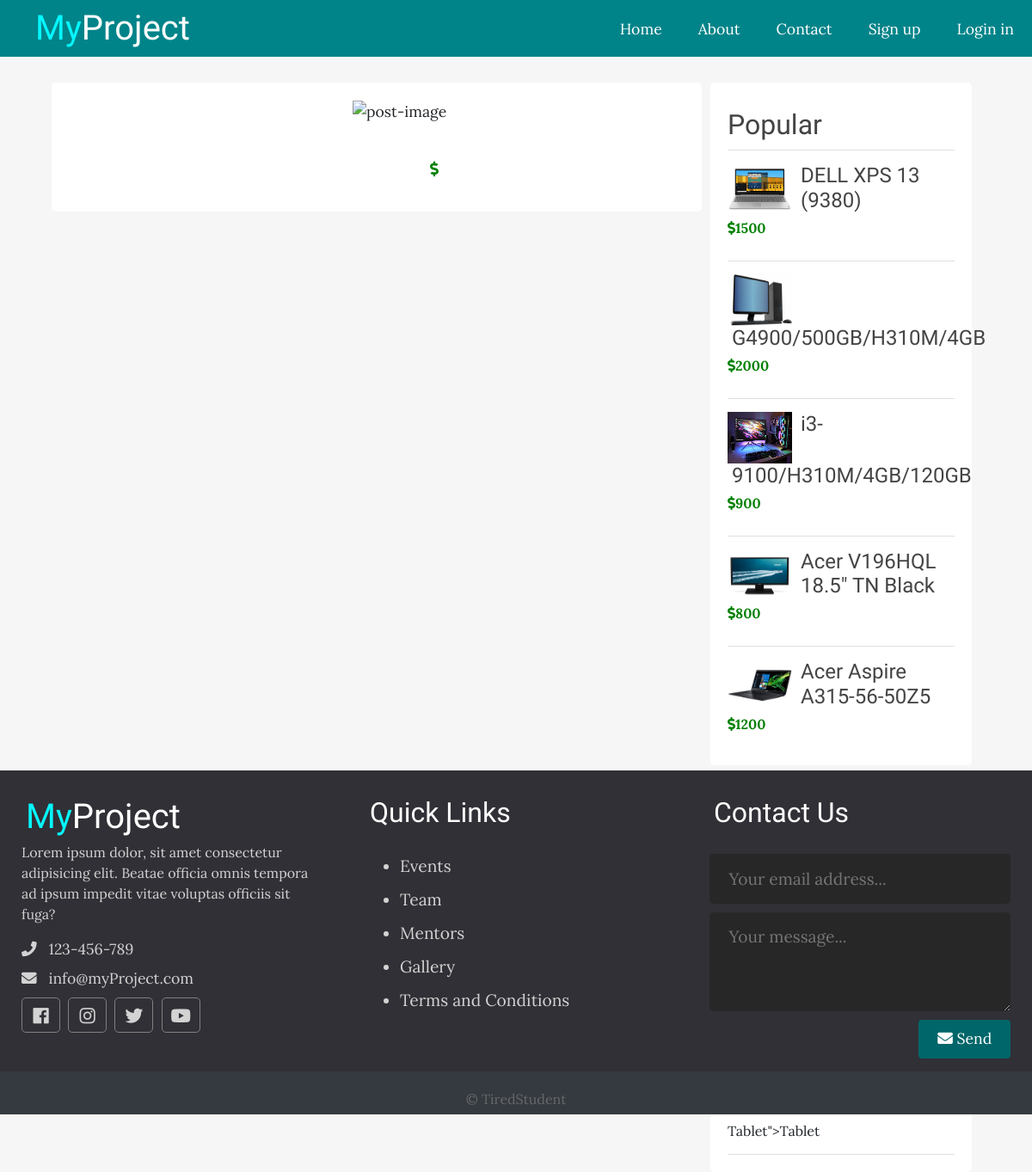
/project/single.php, run on the app's committed database.
### tables this page shows
CREATE TABLE `posts` (
  `id` int(11) NOT NULL,
  `user_id` int(11) NOT NULL,
  `topic_id` int(11) DEFAULT NULL,
  `title` varchar(255) NOT NULL,
  `image` varchar(255) NOT NULL,
  `body` text NOT NULL,
  `price` int(11) NOT NULL,
  `published` tinyint(4) NOT NULL,
  `created_at` datetime NOT NULL DEFAULT current_timestamp()
);

CREATE TABLE `topics` (
  `id` int(11) NOT NULL,
  `name` varchar(100) NOT NULL,
  `description` text NOT NULL
);

### project/app/database/db.php (called while the page is built, shortened)
<?php
    require('connect.php');
    function executeQuery($sql, $data){
        global $conn;
        $stmt = $conn->prepare($sql);
        $values = array_values($data);
        $types = str_repeat('s', count($values));
        $stmt->bind_param($types, ...$values);
        $stmt->execute();
        return $stmt;
    }
    function selectAll($table, $conditions = []){
        global $conn;
        $sql = "SELECT * FROM $table";
        if(empty($conditions)){
            $stmt = $conn->prepare($sql);
            $stmt->execute();
            $records = $stmt->get_result()->fetch_all(MYSQLI_ASSOC);
            return $records;
        }else{
            $i = 0;
            foreach($conditions as $key => $value){
                if($i === 0){
                    $sql = $sql . " WHERE $key=?";
                }else{
                    $sql = $sql . " AND $key=?";
                }
                $i++;
            }
            $stmt = executeQuery($sql, $conditions);
            $records = $stmt->get_result()->fetch_all(MYSQLI_ASSOC);
            return $records;
        }
    }
?>

### project/app/controllers/posts.php (called while the page is built, shortened)
<?php
include(ROOT_PATH . "/app/database/db.php");
$table = 'posts';
$topics = selectAll('topics');
$posts = selectAll($table);

### project/single.php (the view, shortened to what this page needs)
<?php include(ROOT_PATH . '/app/controllers/posts.php');
$topics = selectAll('topics');
$posts = selectAll('posts', ['published' => 1]);
?>
<!DOCTYPE html>
<html lang="en">
<head>
    <link rel="stylesheet" href="https://maxcdn.bootstrapcdn.com/bootstrap/4.3.1/css/bootstrap.min.css">
    <link rel="stylesheet" href="https://use.fontawesome.com/releases/v5.6.3/css/all.css">
    <link rel="stylesheet" href="assets/css/style.css">
</head>
<body>
    <?php include(ROOT_PATH . "/app/includes/header.php"); ?>
    <div class="page-wrapper">
        <div class="content clearfix">
            <div class="main-content single">
                <img src="<?php echo BASE_URL . '/assets/images/' . $post['image']; ?>" alt="post-image" width="30%" style="margin-left:300px">
                <p style="margin-left:390px;color:green;font-weight:bold"><i class="fas fa-dollar-sign"></i><?php echo $post['price']; ?></p>
            </div>
            <div class="sidebar single">
                <div class="section popular">
                    <h2 class="section-title">Popular</h2>
                    <?php foreach($posts as $p): ?>
                    <div class="post clearfix">
                        <img src="<?php echo BASE_URL . '/assets/images/' . $p['image']; ?>" alt="image">
                        <a href="" class="title"><h4><?php echo $p['title']; ?></h4></a>
                        <p style="color:green;font-weight:bold"><i class="fas fa-dollar-sign"></i><?php echo $p['price']; ?></p>
                    </div>
                    <?php endforeach; ?>
                </div>
                <div class="section topics">
                    <h2 class="section-title">Topics</h2>
                    <ul>
                        <?php foreach($topics as $topic): ?>
                            <li><a href="<?php echo BASE_URL . '/index.php?t_id=' . $topic['id'] . '&name=' . $topic['name']; ?>"><?php echo $topic['name']; ?>"><?php echo $topic['name']; ?></a></li>
                        <?php endforeach; ?>
                    </ul>
                </div>
            </div>
        </div>
    </div>
    <?php include(ROOT_PATH . "/app/includes/footer.php"); ?>
</body>
</html>

### project/assets/css/style.css (style rules this page uses)
* { box-sizing: border-box; }
html, body { height: 100%; padding: 0; margin: 0; background: #f6f6f6; font-family: 'Lora', serif; }
h1, h2, h3, h4, h5, h6 { font-family: 'Candal', serif; color: #444; margin: 5px; }
a { text-decoration: none; color: inherit; }
.clearfix::after { content: ''; display: block; clear: both; }
.page-wrapper { min-height: 100%; }
.content { width: 90%; margin: 30px auto 30px; }
.content .main-content { width: 70%; float: left; }
.content .main-content.single { background: white; padding: 20px 50px; font-size: 1.1em; border-radius: 5px; }
.content .popular .post { border-top: 1px solid #e0e0e0; margin-top: 10px; padding-top: 10px; }
.content .popular .post img { height: 60px; width: 75px; float: left; margin-right: 10px; }
.content .sidebar { width: 30%; float: left; height: 300px; }
.content .sidebar.single { padding: 0 10px; }
.content .sidebar .section { background: white; padding: 20px; border-radius: 5px; margin-bottom: 20px; }
.content .sidebar .section .section-title { margin: 10px 0 10px 0; }
.content .sidebar .section.topics ul { margin: 0px; padding: 0px; list-style: none; border-top: 1px solid #e0e0e0; }
.content .sidebar .section.topics ul li a { display: block; padding: 15px 0 15px 0; border-bottom: 1px solid #e0e0e0; transition: all 0.3s; }

### data on the page
posts: image (picture), title "DELL XPS 13 (9380)", price "1500"
posts: image (picture), title "G4900/500GB/H310M/4GB", price "2000"
posts: image (picture), title "i3-9100/H310M/4GB/120GB", price "900"
posts: image (picture), title "Acer V196HQL 18.5″ TN Black", price "800"
posts: image (picture), title "Acer Aspire A315-56-50Z5", price "1200"
topics: name "Tablet"
